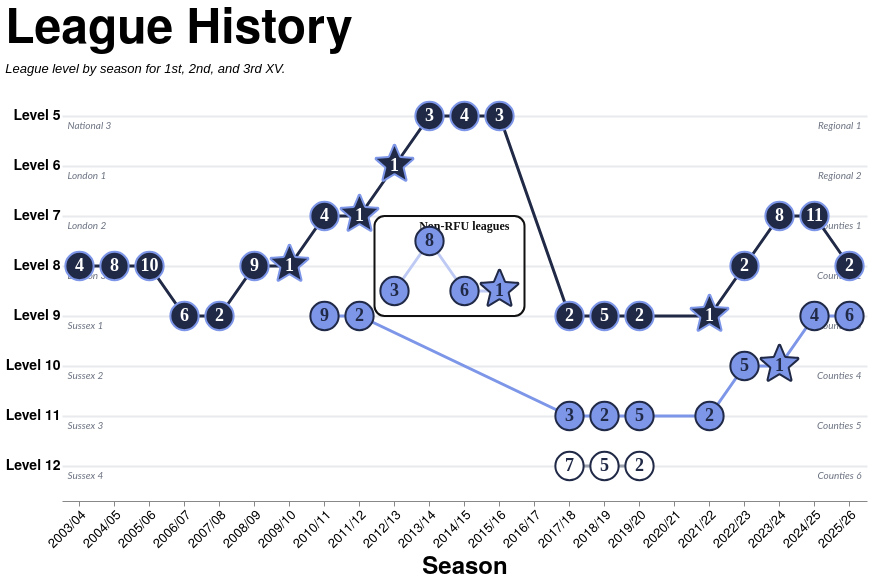

Vega-Lite specification stored for this chart:
### Vega-Lite specification from a JSON file in a GitHub repository (floating-point values rounded to 4 significant figures)
{"config": {"axis": {"labelFont": "PT Sans Narrow, Helvetica Neue, Helvetica, Arial, sans-serif", "titleFont": "PT Sans Narrow, Helvetica Neue, Helvetica, Arial, sans-serif", "labelFontSize": 13, "titleFontSize": 24, "gridColor": "#202947", "gridOpacity": 0.2, "zindex": 1}, "text": {"font": "Lato, sans-serif"}, "bar": {"cornerRadiusEnd": 5}, "header": {"labelFont": "PT Sans Narrow, Helvetica Neue, Helvetica, Arial, sans-serif", "titleFont": "PT Sans Narrow, Helvetica Neue, Helvetica, Arial, sans-serif", "labelFontSize": 24, "titleFontSize": 28, "labelFontWeight": "bold", "orient": "left"}, "legend": {"labelFont": "PT Sans Narrow, Helvetica Neue, Helvetica, Arial, sans-serif", "titleFont": "PT Sans Narrow, Helvetica Neue, Helvetica, Arial, sans-serif", "labelFontSize": 14, "titleFontSize": 16, "titlePadding": 5, "fillColor": "white", "strokeColor": "black", "padding": 10, "titleFontWeight": "lighter", "titleFontStyle": "italic", "titleColor": "gray", "offset": 10}, "title": {"font": "PT Sans Narrow, Helvetica Neue, Helvetica, Arial, sans-serif", "fontSize": 48, "fontWeight": "bold", "anchor": "start", "align": "center", "titlePadding": 20, "subtitlePadding": 10, "subtitleFontSize": 13, "subtitleColor": "", "subtitleFontStyle": "italic", "offset": 15, "color": "black"}, "axisX": {"labelAngle": 0}, "facet": {"title": null, "header": null, "align": {"row": "each", "column": "each"}, "spacing": 10}, "resolve": {"scale": {"y": "independent", "facet": "independent"}}, "background": "transparent", "scale": {"offsetBandPaddingOuter": 0.2, "offsetBandPaddingInner": 0.1}, "view": {"stroke": null, "background": "transparent"}}, "layer": [{"data": {"name": "data-2078b31029ee90658b93514e208a459c"}, "mark": {"type": "text", "align": "left", "baseline": "middle", "color": "#6b7280", "dx": -12, "dy": 10, "fontSize": 10, "fontStyle": "italic", "opacity": 1.0}, "encoding": {"text": {"field": "historic", "type": "nominal"}, "x": {"field": "left_anchor", "sort": ["2003/04", "2004/05", "2005/06", "2006/07", "2007/08", "2008/09", "2009/10", "2010/11", "2011/12", "2012/13", "2013/14", "2014/15", "2015/16", "2016/17", "2017/18", "2018/19", "2019/20", "2020/21", "2021/22", "2022/23", "2023/24", "2024/25", "2025/26"], "type": "nominal"}, "y": {"field": "level", "type": "ordinal"}}}, {"data": {"name": "data-2078b31029ee90658b93514e208a459c"}, "mark": {"type": "text", "align": "right", "baseline": "middle", "color": "#6b7280", "dx": 12, "dy": 10, "fontSize": 10, "fontStyle": "italic", "opacity": 1.0}, "encoding": {"text": {"field": "current", "type": "nominal"}, "x": {"field": "right_anchor", "sort": ["2003/04", "2004/05", "2005/06", "2006/07", "2007/08", "2008/09", "2009/10", "2010/11", "2011/12", "2012/13", "2013/14", "2014/15", "2015/16", "2016/17", "2017/18", "2018/19", "2019/20", "2020/21", "2021/22", "2022/23", "2023/24", "2024/25", "2025/26"], "type": "nominal"}, "y": {"field": "level", "type": "ordinal"}}}, {"data": {"name": "data-f916f9425b02311b5cbf6890840bb409"}, "mark": {"type": "line", "strokeWidth": 3}, "encoding": {"color": {"field": "squad", "legend": null, "scale": {"domain": ["1st", "2nd", "3rd"], "range": ["#202946", "#7d96e8", "#9ca3af"]}, "type": "nominal"}, "tooltip": [{"field": "season", "title": "Season", "type": "nominal"}, {"field": "squad", "title": "Squad", "type": "nominal"}, {"field": "league", "title": "League", "type": "nominal"}, {"field": "level_display_label", "title": "Level", "type": "nominal"}, {"field": "rank", "title": "Position", "type": "ordinal"}], "x": {"axis": {"labelAlign": "right", "labelAngle": -45, "offset": 10}, "field": "season", "scale": {"domain": ["2003/04", "2004/05", "2005/06", "2006/07", "2007/08", "2008/09", "2009/10", "2010/11", "2011/12", "2012/13", "2013/14", "2014/15", "2015/16", "2016/17", "2017/18", "2018/19", "2019/20", "2020/21", "2021/22", "2022/23", "2023/24", "2024/25", "2025/26"]}, "title": "Season", "type": "ordinal"}, "y": {"axis": {"domain": false, "grid": true, "gridColor": "#d1d5db", "gridOpacity": 0.5, "gridWidth": 2, "labelExpr": "'Level ' + datum.value", "labelFontSize": 14, "labelFontWeight": "bold", "ticks": false}, "field": "level", "title": null, "type": "ordinal"}}, "transform": [{"filter": "!(datum.is_non_rfu && datum.squad == '2nd')"}]}, {"data": {"name": "data-f916f9425b02311b5cbf6890840bb409"}, "mark": {"type": "line", "strokeWidth": 3, "yOffset": 25}, "encoding": {"color": {"field": "squad", "legend": null, "scale": {"domain": ["1st", "2nd", "3rd"], "range": ["#202946", "#7d96e8", "#9ca3af"]}, "type": "nominal"}, "tooltip": [{"field": "season", "title": "Season", "type": "nominal"}, {"field": "squad", "title": "Squad", "type": "nominal"}, {"field": "league", "title": "League", "type": "nominal"}, {"field": "level_display_label", "title": "Level", "type": "nominal"}, {"field": "rank", "title": "Position", "type": "ordinal"}], "x": {"axis": {"labelAlign": "right", "labelAngle": -45, "offset": 10}, "field": "season", "scale": {"domain": ["2003/04", "2004/05", "2005/06", "2006/07", "2007/08", "2008/09", "2009/10", "2010/11", "2011/12", "2012/13", "2013/14", "2014/15", "2015/16", "2016/17", "2017/18", "2018/19", "2019/20", "2020/21", "2021/22", "2022/23", "2023/24", "2024/25", "2025/26"]}, "title": "Season", "type": "ordinal"}, "y": {"axis": {"domain": false, "grid": true, "gridColor": "#d1d5db", "gridOpacity": 0.5, "gridWidth": 2, "labelExpr": "'Level ' + datum.value", "labelFontSize": 14, "labelFontWeight": "bold", "ticks": false}, "field": "level", "title": null, "type": "ordinal"}}, "transform": [{"filter": "datum.is_non_rfu && datum.squad == '2nd'"}]}, {"data": {"name": "data-25b8d91592a381e1b82909e6668e266d"}, "mark": {"type": "rect", "cornerRadius": 10, "fill": "white", "fillOpacity": 0.5, "stroke": "#111111", "strokeWidth": 2, "x2Offset": 25, "xOffset": -20, "y2Offset": 50, "yOffset": 0}, "encoding": {"x": {"field": "season_start", "scale": {"domain": ["2003/04", "2004/05", "2005/06", "2006/07", "2007/08", "2008/09", "2009/10", "2010/11", "2011/12", "2012/13", "2013/14", "2014/15", "2015/16", "2016/17", "2017/18", "2018/19", "2019/20", "2020/21", "2021/22", "2022/23", "2023/24", "2024/25", "2025/26"]}, "type": "ordinal"}, "x2": {"field": "season_end"}, "y": {"field": "level_start", "type": "ordinal"}, "y2": {"field": "level_end"}}}, {"data": {"name": "data-25b8d91592a381e1b82909e6668e266d"}, "mark": {"type": "text", "align": "right", "baseline": "top", "color": "#111111", "dx": 10, "dy": 5, "font": "PT Sans Narrow", "fontSize": 12, "fontWeight": "bold"}, "encoding": {"text": {"field": "label", "type": "nominal"}, "x": {"field": "season_end", "scale": {"domain": ["2003/04", "2004/05", "2005/06", "2006/07", "2007/08", "2008/09", "2009/10", "2010/11", "2011/12", "2012/13", "2013/14", "2014/15", "2015/16", "2016/17", "2017/18", "2018/19", "2019/20", "2020/21", "2021/22", "2022/23", "2023/24", "2024/25", "2025/26"]}, "type": "ordinal"}, "y": {"field": "level_start", "type": "ordinal"}}}, {"data": {"name": "data-f916f9425b02311b5cbf6890840bb409"}, "mark": {"type": "point", "filled": true, "opacity": 1, "size": 800, "strokeWidth": 2}, "encoding": {"color": {"field": "squad", "legend": null, "scale": {"domain": ["1st", "2nd", "3rd"], "range": ["#202946", "#7d96e8", "#9ca3af"]}, "type": "nominal"}, "fill": {"condition": {"test": "datum.squad == '3rd'", "value": "#ffffff"}, "field": "squad", "legend": null, "scale": {"domain": ["1st", "2nd", "3rd"], "range": ["#202946", "#7d96e8", "#9ca3af"]}, "type": "nominal"}, "shape": {"field": "marker_shape", "legend": null, "scale": null, "type": "nominal"}, "stroke": {"condition": {"test": "datum.squad == '1st'", "value": "#7d96e8"}, "value": "#202946"}, "tooltip": [{"field": "season", "title": "Season", "type": "nominal"}, {"field": "squad", "title": "Squad", "type": "nominal"}, {"field": "league", "title": "League", "type": "nominal"}, {"field": "level_display_label", "title": "Level", "type": "nominal"}, {"field": "rank", "title": "Position", "type": "ordinal"}], "x": {"axis": {"labelAlign": "right", "labelAngle": -45, "offset": 10}, "field": "season", "scale": {"domain": ["2003/04", "2004/05", "2005/06", "2006/07", "2007/08", "2008/09", "2009/10", "2010/11", "2011/12", "2012/13", "2013/14", "2014/15", "2015/16", "2016/17", "2017/18", "2018/19", "2019/20", "2020/21", "2021/22", "2022/23", "2023/24", "2024/25", "2025/26"]}, "title": "Season", "type": "ordinal"}, "y": {"axis": {"domain": false, "grid": true, "gridColor": "#d1d5db", "gridOpacity": 0.5, "gridWidth": 2, "labelExpr": "'Level ' + datum.value", "labelFontSize": 14, "labelFontWeight": "bold", "ticks": false}, "field": "level", "title": null, "type": "ordinal"}}, "transform": [{"filter": "!(datum.is_non_rfu && datum.squad == '2nd')"}]}, {"data": {"name": "data-f916f9425b02311b5cbf6890840bb409"}, "mark": {"type": "point", "filled": true, "opacity": 1, "size": 800, "strokeWidth": 2, "yOffset": 25}, "encoding": {"color": {"field": "squad", "legend": null, "scale": {"domain": ["1st", "2nd", "3rd"], "range": ["#202946", "#7d96e8", "#9ca3af"]}, "type": "nominal"}, "fill": {"condition": {"test": "datum.squad == '3rd'", "value": "#ffffff"}, "field": "squad", "legend": null, "scale": {"domain": ["1st", "2nd", "3rd"], "range": ["#202946", "#7d96e8", "#9ca3af"]}, "type": "nominal"}, "shape": {"field": "marker_shape", "legend": null, "scale": null, "type": "nominal"}, "stroke": {"condition": {"test": "datum.squad == '1st'", "value": "#7d96e8"}, "value": "#202946"}, "tooltip": [{"field": "season", "title": "Season", "type": "nominal"}, {"field": "squad", "title": "Squad", "type": "nominal"}, {"field": "league", "title": "League", "type": "nominal"}, {"field": "level_display_label", "title": "Level", "type": "nominal"}, {"field": "rank", "title": "Position", "type": "ordinal"}], "x": {"axis": {"labelAlign": "right", "labelAngle": -45, "offset": 10}, "field": "season", "scale": {"domain": ["2003/04", "2004/05", "2005/06", "2006/07", "2007/08", "2008/09", "2009/10", "2010/11", "2011/12", "2012/13", "2013/14", "2014/15", "2015/16", "2016/17", "2017/18", "2018/19", "2019/20", "2020/21", "2021/22", "2022/23", "2023/24", "2024/25", "2025/26"]}, "title": "Season", "type": "ordinal"}, "y": {"axis": {"domain": false, "grid": true, "gridColor": "#d1d5db", "gridOpacity": 0.5, "gridWidth": 2, "labelExpr": "'Level ' + datum.value", "labelFontSize": 14, "labelFontWeight": "bold", "ticks": false}, "field": "level", "title": null, "type": "ordinal"}}, "transform": [{"filter": "datum.is_non_rfu && datum.squad == '2nd'"}]}, {"data": {"name": "data-f916f9425b02311b5cbf6890840bb409"}, "mark": {"type": "text", "font": "PT Sans Narrow", "fontSize": 18, "fontWeight": "bold"}, "encoding": {"color": {"field": "rank_text_color", "legend": null, "scale": null, "type": "nominal"}, "text": {"field": "rank_label", "type": "nominal"}, "tooltip": [{"field": "season", "title": "Season", "type": "nominal"}, {"field": "squad", "title": "Squad", "type": "nominal"}, {"field": "league", "title": "League", "type": "nominal"}, {"field": "level_display_label", "title": "Level", "type": "nominal"}, {"field": "rank", "title": "Position", "type": "ordinal"}], "x": {"axis": {"labelAlign": "right", "labelAngle": -45, "offset": 10}, "field": "season", "scale": {"domain": ["2003/04", "2004/05", "2005/06", "2006/07", "2007/08", "2008/09", "2009/10", "2010/11", "2011/12", "2012/13", "2013/14", "2014/15", "2015/16", "2016/17", "2017/18", "2018/19", "2019/20", "2020/21", "2021/22", "2022/23", "2023/24", "2024/25", "2025/26"]}, "title": "Season", "type": "ordinal"}, "y": {"axis": {"domain": false, "grid": true, "gridColor": "#d1d5db", "gridOpacity": 0.5, "gridWidth": 2, "labelExpr": "'Level ' + datum.value", "labelFontSize": 14, "labelFontWeight": "bold", "ticks": false}, "field": "level", "title": null, "type": "ordinal"}}, "transform": [{"filter": "!(datum.is_non_rfu && datum.squad == '2nd')"}]}, {"data": {"name": "data-f916f9425b02311b5cbf6890840bb409"}, "mark": {"type": "text", "font": "PT Sans Narrow", "fontSize": 18, "fontWeight": "bold", "yOffset": 25}, "encoding": {"color": {"field": "rank_text_color", "legend": null, "scale": null, "type": "nominal"}, "text": {"field": "rank_label", "type": "nominal"}, "tooltip": [{"field": "season", "title": "Season", "type": "nominal"}, {"field": "squad", "title": "Squad", "type": "nominal"}, {"field": "league", "title": "League", "type": "nominal"}, {"field": "level_display_label", "title": "Level", "type": "nominal"}, {"field": "rank", "title": "Position", "type": "ordinal"}], "x": {"axis": {"labelAlign": "right", "labelAngle": -45, "offset": 10}, "field": "season", "scale": {"domain": ["2003/04", "2004/05", "2005/06", "2006/07", "2007/08", "2008/09", "2009/10", "2010/11", "2011/12", "2012/13", "2013/14", "2014/15", "2015/16", "2016/17", "2017/18", "2018/19", "2019/20", "2020/21", "2021/22", "2022/23", "2023/24", "2024/25", "2025/26"]}, "title": "Season", "type": "ordinal"}, "y": {"axis": {"domain": false, "grid": true, "gridColor": "#d1d5db", "gridOpacity": 0.5, "gridWidth": 2, "labelExpr": "'Level ' + datum.value", "labelFontSize": 14, "labelFontWeight": "bold", "ticks": false}, "field": "level", "title": null, "type": "ordinal"}}, "transform": [{"filter": "datum.is_non_rfu && datum.squad == '2nd'"}]}], "height": {"step": 50}, "resolve": {"scale": {"color": "independent"}}, "title": {"text": "League History", "subtitle": "League level by season for 1st, 2nd, and 3rd XV."}, "width": {"step": 35}, "$schema": "https://vega.github.io/schema/vega-lite/v5.20.1.json", "datasets": {"data-2078b31029ee90658b93514e208a459c": [{"level": 5, "historic": "National 3", "current": "Regional 1", "left_anchor": "2003/04", "right_anchor": "2025/26"}, {"level": 6, "historic": "London 1", "current": "Regional 2", "left_anchor": "2003/04", "right_anchor": "2025/26"}, {"level": 7, "historic": "London 2", "current": "Counties 1", "left_anchor": "2003/04", "right_anchor": "2025/26"}, {"level": 8, "historic": "London 3", "current": "Counties 2", "left_anchor": "2003/04", "right_anchor": "2025/26"}, {"level": 9, "historic": "Sussex 1", "current": "Counties 3", "left_anchor": "2003/04", "right_anchor": "2025/26"}, {"level": 10, "historic": "Sussex 2", "current": "Counties 4", "left_anchor": "2003/04", "right_anchor": "2025/26"}, {"level": 11, "historic": "Sussex 3", "current": "Counties 5", "left_anchor": "2003/04", "right_anchor": "2025/26"}, {"level": 12, "historic": "Sussex 4", "current": "Counties 6", "left_anchor": "2003/04", "right_anchor": "2025/26"}], "data-f916f9425b02311b5cbf6890840bb409": [{"season": "2003/04", "season_start_year": 2003, "squad": "1st", "league": "London 4 South East", "level": 8, "rank": 4, "is_non_rfu": false, "is_no_league": false, "is_special": false, "marker_shape": "circle", "rank_label": "4", "rank_text_color": "#ffffff", "special_label": "", "level_display_label": "Level 8"}, {"season": "2004/05", "season_start_year": 2004, "squad": "1st", "league": "London 4 South East", "level": 8, "rank": 8, "is_non_rfu": false, "is_no_league": false, "is_special": false, "marker_shape": "circle", "rank_label": "8", "rank_text_color": "#ffffff", "special_label": "", "level_display_label": "Level 8"}, {"season": "2005/06", "season_start_year": 2005, "squad": "1st", "league": "London 4 South East", "level": 8, "rank": 10, "is_non_rfu": false, "is_no_league": false, "is_special": false, "marker_shape": "circle", "rank_label": "10", "rank_text_color": "#ffffff", "special_label": "", "level_display_label": "Level 8"}, {"season": "2006/07", "season_start_year": 2006, "squad": "1st", "league": "Sussex 1", "level": 9, "rank": 6, "is_non_rfu": false, "is_no_league": false, "is_special": false, "marker_shape": "circle", "rank_label": "6", "rank_text_color": "#ffffff", "special_label": "", "level_display_label": "Level 9"}, {"season": "2007/08", "season_start_year": 2007, "squad": "1st", "league": "Sussex 1", "level": 9, "rank": 2, "is_non_rfu": false, "is_no_league": false, "is_special": false, "marker_shape": "circle", "rank_label": "2", "rank_text_color": "#ffffff", "special_label": "", "level_display_label": "Level 9"}, {"season": "2008/09", "season_start_year": 2008, "squad": "1st", "league": "London 4 South East", "level": 8, "rank": 9, "is_non_rfu": false, "is_no_league": false, "is_special": false, "marker_shape": "circle", "rank_label": "9", "rank_text_color": "#ffffff", "special_label": "", "level_display_label": "Level 8"}, {"season": "2009/10", "season_start_year": 2009, "squad": "1st", "league": "London 3 South East", "level": 8, "rank": 1, "is_non_rfu": false, "is_no_league": false, "is_special": false, "marker_shape": "M-.1041-1.3497-.0786-1.4111-.0554-1.4668C-.0349-1.5161.0349-1.5161.0554-1.4668L.0786-1.4111.1041-1.3497.1083-1.3396.3827-.6799C.3913-.6591.4109-.645.4333-.6432L1.1455-.5861 1.1563-.5852 1.2226-.5799 1.2828-.5751C1.336-.5708 1.3576-.5044 1.317-.4697L1.2712-.4304 1.2207-.3871 1.2124-.3801.6698.0847C.6527.0994.6453.1223.6505.1442L.8162.8392.8188.8498.8342.9145.8482.9732C.8606 1.0251.8041 1.0661.7586 1.0383L.7071 1.0069.6503.9722.641.9665.0313.5941C.0121.5824-.0121.5824-.0313.5941L-.641.9665-.6503.9722-.707 1.0069-.7585 1.0383C-.8041 1.0661-.8606 1.0251-.8482.9732L-.8342.9145-.8187.8498-.8162.8392-.6504.1442C-.6452.1223-.6527.0994-.6698.0847L-1.2124-.3801-1.2206-.3871-1.2712-.4304-1.317-.4697C-1.3575-.5044-1.336-.5708-1.2828-.5751L-1.2226-.5799-1.1563-.5852-1.1454-.5861-.4333-.6432C-.4108-.645-.3913-.6592-.3827-.6799L-.1083-1.3396-.1041-1.3497Z", "rank_label": "1", "rank_text_color": "#ffffff", "special_label": "", "level_display_label": "Level 8"}, {"season": "2010/11", "season_start_year": 2010, "squad": "1st", "league": "London 2 South East", "level": 7, "rank": 4, "is_non_rfu": false, "is_no_league": false, "is_special": false, "marker_shape": "circle", "rank_label": "4", "rank_text_color": "#ffffff", "special_label": "", "level_display_label": "Level 7"}, {"season": "2010/11", "season_start_year": 2010, "squad": "2nd", "league": "Sussex Spitfire 1", "level": 9, "rank": 9, "is_non_rfu": false, "is_no_league": false, "is_special": false, "marker_shape": "circle", "rank_label": "9", "rank_text_color": "#202946", "special_label": "", "level_display_label": "Level 9"}, {"season": "2011/12", "season_start_year": 2011, "squad": "1st", "league": "London 2 South East", "level": 7, "rank": 1, "is_non_rfu": false, "is_no_league": false, "is_special": false, "marker_shape": "M-.1041-1.3497-.0786-1.4111-.0554-1.4668C-.0349-1.5161.0349-1.5161.0554-1.4668L.0786-1.4111.1041-1.3497.1083-1.3396.3827-.6799C.3913-.6591.4109-.645.4333-.6432L1.1455-.5861 1.1563-.5852 1.2226-.5799 1.2828-.5751C1.336-.5708 1.3576-.5044 1.317-.4697L1.2712-.4304 1.2207-.3871 1.2124-.3801.6698.0847C.6527.0994.6453.1223.6505.1442L.8162.8392.8188.8498.8342.9145.8482.9732C.8606 1.0251.8041 1.0661.7586 1.0383L.7071 1.0069.6503.9722.641.9665.0313.5941C.0121.5824-.0121.5824-.0313.5941L-.641.9665-.6503.9722-.707 1.0069-.7585 1.0383C-.8041 1.0661-.8606 1.0251-.8482.9732L-.8342.9145-.8187.8498-.8162.8392-.6504.1442C-.6452.1223-.6527.0994-.6698.0847L-1.2124-.3801-1.2206-.3871-1.2712-.4304-1.317-.4697C-1.3575-.5044-1.336-.5708-1.2828-.5751L-1.2226-.5799-1.1563-.5852-1.1454-.5861-.4333-.6432C-.4108-.645-.3913-.6592-.3827-.6799L-.1083-1.3396-.1041-1.3497Z", "rank_label": "1", "rank_text_color": "#ffffff", "special_label": "", "level_display_label": "Level 7"}, {"season": "2011/12", "season_start_year": 2011, "squad": "2nd", "league": "Sussex Spitfire 1", "level": 9, "rank": 2, "is_non_rfu": false, "is_no_league": false, "is_special": false, "marker_shape": "circle", "rank_label": "2", "rank_text_color": "#202946", "special_label": "", "level_display_label": "Level 9"}, {"season": "2012/13", "season_start_year": 2012, "squad": "1st", "league": "London 1 South", "level": 6, "rank": 1, "is_non_rfu": false, "is_no_league": false, "is_special": false, "marker_shape": "M-.1041-1.3497-.0786-1.4111-.0554-1.4668C-.0349-1.5161.0349-1.5161.0554-1.4668L.0786-1.4111.1041-1.3497.1083-1.3396.3827-.6799C.3913-.6591.4109-.645.4333-.6432L1.1455-.5861 1.1563-.5852 1.2226-.5799 1.2828-.5751C1.336-.5708 1.3576-.5044 1.317-.4697L1.2712-.4304 1.2207-.3871 1.2124-.3801.6698.0847C.6527.0994.6453.1223.6505.1442L.8162.8392.8188.8498.8342.9145.8482.9732C.8606 1.0251.8041 1.0661.7586 1.0383L.7071 1.0069.6503.9722.641.9665.0313.5941C.0121.5824-.0121.5824-.0313.5941L-.641.9665-.6503.9722-.707 1.0069-.7585 1.0383C-.8041 1.0661-.8606 1.0251-.8482.9732L-.8342.9145-.8187.8498-.8162.8392-.6504.1442C-.6452.1223-.6527.0994-.6698.0847L-1.2124-.3801-1.2206-.3871-1.2712-.4304-1.317-.4697C-1.3575-.5044-1.336-.5708-1.2828-.5751L-1.2226-.5799-1.1563-.5852-1.1454-.5861-.4333-.6432C-.4108-.645-.3913-.6592-.3827-.6799L-.1083-1.3396-.1041-1.3497Z", "rank_label": "1", "rank_text_color": "#ffffff", "special_label": "", "level_display_label": "Level 6"}, {"season": "2012/13", "season_start_year": 2012, "squad": "2nd", "league": "Raging Bull Shield 3 South", "level": 8, "rank": 3, "is_non_rfu": true, "is_no_league": false, "is_special": true, "marker_shape": "circle", "rank_label": "3", "rank_text_color": "#202946", "special_label": "Non-RFU league", "level_display_label": "Non-RFU league"}, {"season": "2013/14", "season_start_year": 2013, "squad": "1st", "league": "National League 3 London & SE", "level": 5, "rank": 3, "is_non_rfu": false, "is_no_league": false, "is_special": false, "marker_shape": "circle", "rank_label": "3", "rank_text_color": "#ffffff", "special_label": "", "level_display_label": "Level 5"}, {"season": "2013/14", "season_start_year": 2013, "squad": "2nd", "league": "Raging Bull Shield 2 South", "level": 7, "rank": 8, "is_non_rfu": true, "is_no_league": false, "is_special": true, "marker_shape": "circle", "rank_label": "8", "rank_text_color": "#202946", "special_label": "Non-RFU league", "level_display_label": "Non-RFU league"}, {"season": "2014/15", "season_start_year": 2014, "squad": "1st", "league": "National League 3 London & SE", "level": 5, "rank": 4, "is_non_rfu": false, "is_no_league": false, "is_special": false, "marker_shape": "circle", "rank_label": "4", "rank_text_color": "#ffffff", "special_label": "", "level_display_label": "Level 5"}, {"season": "2014/15", "season_start_year": 2014, "squad": "2nd", "league": "Raging Bull Shield 3", "level": 8, "rank": 6, "is_non_rfu": true, "is_no_league": false, "is_special": true, "marker_shape": "circle", "rank_label": "6", "rank_text_color": "#202946", "special_label": "Non-RFU league", "level_display_label": "Non-RFU league"}, {"season": "2015/16", "season_start_year": 2015, "squad": "1st", "league": "National League 3 London & SE", "level": 5, "rank": 3, "is_non_rfu": false, "is_no_league": false, "is_special": false, "marker_shape": "circle", "rank_label": "3", "rank_text_color": "#ffffff", "special_label": "", "level_display_label": "Level 5"}, {"season": "2015/16", "season_start_year": 2015, "squad": "2nd", "league": "Raging Bull Shield 3 Conference 1", "level": 8, "rank": 1, "is_non_rfu": true, "is_no_league": false, "is_special": true, "marker_shape": "M-.1041-1.3497-.0786-1.4111-.0554-1.4668C-.0349-1.5161.0349-1.5161.0554-1.4668L.0786-1.4111.1041-1.3497.1083-1.3396.3827-.6799C.3913-.6591.4109-.645.4333-.6432L1.1455-.5861 1.1563-.5852 1.2226-.5799 1.2828-.5751C1.336-.5708 1.3576-.5044 1.317-.4697L1.2712-.4304 1.2207-.3871 1.2124-.3801.6698.0847C.6527.0994.6453.1223.6505.1442L.8162.8392.8188.8498.8342.9145.8482.9732C.8606 1.0251.8041 1.0661.7586 1.0383L.7071 1.0069.6503.9722.641.9665.0313.5941C.0121.5824-.0121.5824-.0313.5941L-.641.9665-.6503.9722-.707 1.0069-.7585 1.0383C-.8041 1.0661-.8606 1.0251-.8482.9732L-.8342.9145-.8187.8498-.8162.8392-.6504.1442C-.6452.1223-.6527.0994-.6698.0847L-1.2124-.3801-1.2206-.3871-1.2712-.4304-1.317-.4697C-1.3575-.5044-1.336-.5708-1.2828-.5751L-1.2226-.5799-1.1563-.5852-1.1454-.5861-.4333-.6432C-.4108-.645-.3913-.6592-.3827-.6799L-.1083-1.3396-.1041-1.3497Z", "rank_label": "1", "rank_text_color": "#202946", "special_label": "Non-RFU league", "level_display_label": "Non-RFU league"}, {"season": "2017/18", "season_start_year": 2017, "squad": "1st", "league": "Harvey's of Sussex 1", "level": 9, "rank": 2, "is_non_rfu": false, "is_no_league": false, "is_special": false, "marker_shape": "circle", "rank_label": "2", "rank_text_color": "#ffffff", "special_label": "", "level_display_label": "Level 9"}, {"season": "2017/18", "season_start_year": 2017, "squad": "2nd", "league": "Sussex 3 \"Forwards Choice\"", "level": 11, "rank": 3, "is_non_rfu": false, "is_no_league": false, "is_special": false, "marker_shape": "circle", "rank_label": "3", "rank_text_color": "#202946", "special_label": "", "level_display_label": "Level 11"}, {"season": "2017/18", "season_start_year": 2017, "squad": "3rd", "league": "Sussex 4 East \"Bonfire Boy\"", "level": 12, "rank": 7, "is_non_rfu": false, "is_no_league": false, "is_special": false, "marker_shape": "circle", "rank_label": "7", "rank_text_color": "#202946", "special_label": "", "level_display_label": "Level 12"}, {"season": "2018/19", "season_start_year": 2018, "squad": "1st", "league": "Harvey's of Sussex 1", "level": 9, "rank": 5, "is_non_rfu": false, "is_no_league": false, "is_special": false, "marker_shape": "circle", "rank_label": "5", "rank_text_color": "#ffffff", "special_label": "", "level_display_label": "Level 9"}, {"season": "2018/19", "season_start_year": 2018, "squad": "2nd", "league": "Sussex 3 East \"Bonfire Boy\"", "level": 11, "rank": 2, "is_non_rfu": false, "is_no_league": false, "is_special": false, "marker_shape": "circle", "rank_label": "2", "rank_text_color": "#202946", "special_label": "", "level_display_label": "Level 11"}, {"season": "2018/19", "season_start_year": 2018, "squad": "3rd", "league": "Sussex 4 East \"Albion Ale\"", "level": 12, "rank": 5, "is_non_rfu": false, "is_no_league": false, "is_special": false, "marker_shape": "circle", "rank_label": "5", "rank_text_color": "#202946", "special_label": "", "level_display_label": "Level 12"}, {"season": "2019/20", "season_start_year": 2019, "squad": "1st", "league": "Harvey's of Sussex 1", "level": 9, "rank": 2, "is_non_rfu": false, "is_no_league": false, "is_special": false, "marker_shape": "circle", "rank_label": "2", "rank_text_color": "#ffffff", "special_label": "", "level_display_label": "Level 9"}, {"season": "2019/20", "season_start_year": 2019, "squad": "2nd", "league": "Sussex 3 East", "level": 11, "rank": 5, "is_non_rfu": false, "is_no_league": false, "is_special": false, "marker_shape": "circle", "rank_label": "5", "rank_text_color": "#202946", "special_label": "", "level_display_label": "Level 11"}, {"season": "2019/20", "season_start_year": 2019, "squad": "3rd", "league": "Sussex 4", "level": 12, "rank": 2, "is_non_rfu": false, "is_no_league": false, "is_special": false, "marker_shape": "circle", "rank_label": "2", "rank_text_color": "#202946", "special_label": "", "level_display_label": "Level 12"}, {"season": "2021/22", "season_start_year": 2021, "squad": "1st", "league": "Harvey's of Sussex 1", "level": 9, "rank": 1, "is_non_rfu": false, "is_no_league": false, "is_special": false, "marker_shape": "M-.1041-1.3497-.0786-1.4111-.0554-1.4668C-.0349-1.5161.0349-1.5161.0554-1.4668L.0786-1.4111.1041-1.3497.1083-1.3396.3827-.6799C.3913-.6591.4109-.645.4333-.6432L1.1455-.5861 1.1563-.5852 1.2226-.5799 1.2828-.5751C1.336-.5708 1.3576-.5044 1.317-.4697L1.2712-.4304 1.2207-.3871 1.2124-.3801.6698.0847C.6527.0994.6453.1223.6505.1442L.8162.8392.8188.8498.8342.9145.8482.9732C.8606 1.0251.8041 1.0661.7586 1.0383L.7071 1.0069.6503.9722.641.9665.0313.5941C.0121.5824-.0121.5824-.0313.5941L-.641.9665-.6503.9722-.707 1.0069-.7585 1.0383C-.8041 1.0661-.8606 1.0251-.8482.9732L-.8342.9145-.8187.8498-.8162.8392-.6504.1442C-.6452.1223-.6527.0994-.6698.0847L-1.2124-.3801-1.2206-.3871-1.2712-.4304-1.317-.4697C-1.3575-.5044-1.336-.5708-1.2828-.5751L-1.2226-.5799-1.1563-.5852-1.1454-.5861-.4333-.6432C-.4108-.645-.3913-.6592-.3827-.6799L-.1083-1.3396-.1041-1.3497Z", "rank_label": "1", "rank_text_color": "#ffffff", "special_label": "", "level_display_label": "Level 9"}, {"season": "2021/22", "season_start_year": 2021, "squad": "2nd", "league": "Harvey's Olympia Sussex 3 Central", "level": 11, "rank": 2, "is_non_rfu": false, "is_no_league": false, "is_special": false, "marker_shape": "circle", "rank_label": "2", "rank_text_color": "#202946", "special_label": "", "level_display_label": "Level 11"}, {"season": "2022/23", "season_start_year": 2022, "squad": "1st", "league": "Counties 2 Sussex", "level": 8, "rank": 2, "is_non_rfu": false, "is_no_league": false, "is_special": false, "marker_shape": "circle", "rank_label": "2", "rank_text_color": "#ffffff", "special_label": "", "level_display_label": "Level 8"}, {"season": "2022/23", "season_start_year": 2022, "squad": "2nd", "league": "Harvey's Wharf IPA Counties 4 Sussex", "level": 10, "rank": 5, "is_non_rfu": false, "is_no_league": false, "is_special": false, "marker_shape": "circle", "rank_label": "5", "rank_text_color": "#202946", "special_label": "", "level_display_label": "Level 10"}, {"season": "2023/24", "season_start_year": 2023, "squad": "1st", "league": "Counties 1 Surrey/Sussex", "level": 7, "rank": 8, "is_non_rfu": false, "is_no_league": false, "is_special": false, "marker_shape": "circle", "rank_label": "8", "rank_text_color": "#ffffff", "special_label": "", "level_display_label": "Level 7"}, {"season": "2023/24", "season_start_year": 2023, "squad": "2nd", "league": "Harvey's Wharf IPA Counties 4 Sussex East", "level": 10, "rank": 1, "is_non_rfu": false, "is_no_league": false, "is_special": false, "marker_shape": "M-.1041-1.3497-.0786-1.4111-.0554-1.4668C-.0349-1.5161.0349-1.5161.0554-1.4668L.0786-1.4111.1041-1.3497.1083-1.3396.3827-.6799C.3913-.6591.4109-.645.4333-.6432L1.1455-.5861 1.1563-.5852 1.2226-.5799 1.2828-.5751C1.336-.5708 1.3576-.5044 1.317-.4697L1.2712-.4304 1.2207-.3871 1.2124-.3801.6698.0847C.6527.0994.6453.1223.6505.1442L.8162.8392.8188.8498.8342.9145.8482.9732C.8606 1.0251.8041 1.0661.7586 1.0383L.7071 1.0069.6503.9722.641.9665.0313.5941C.0121.5824-.0121.5824-.0313.5941L-.641.9665-.6503.9722-.707 1.0069-.7585 1.0383C-.8041 1.0661-.8606 1.0251-.8482.9732L-.8342.9145-.8187.8498-.8162.8392-.6504.1442C-.6452.1223-.6527.0994-.6698.0847L-1.2124-.3801-1.2206-.3871-1.2712-.4304-1.317-.4697C-1.3575-.5044-1.336-.5708-1.2828-.5751L-1.2226-.5799-1.1563-.5852-1.1454-.5861-.4333-.6432C-.4108-.645-.3913-.6592-.3827-.6799L-.1083-1.3396-.1041-1.3497Z", "rank_label": "1", "rank_text_color": "#202946", "special_label": "", "level_display_label": "Level 10"}, {"season": "2024/25", "season_start_year": 2024, "squad": "1st", "league": "Counties 1 Surrey/Sussex", "level": 7, "rank": 11, "is_non_rfu": false, "is_no_league": false, "is_special": false, "marker_shape": "circle", "rank_label": "11", "rank_text_color": "#ffffff", "special_label": "", "level_display_label": "Level 7"}, {"season": "2024/25", "season_start_year": 2024, "squad": "2nd", "league": "Harvey's Brewery Counties 3 Sussex", "level": 9, "rank": 4, "is_non_rfu": false, "is_no_league": false, "is_special": false, "marker_shape": "circle", "rank_label": "4", "rank_text_color": "#202946", "special_label": "", "level_display_label": "Level 9"}, {"season": "2025/26", "season_start_year": 2025, "squad": "1st", "league": "Counties 2 Sussex", "level": 8, "rank": 2, "is_non_rfu": false, "is_no_league": false, "is_special": false, "marker_shape": "circle", "rank_label": "2", "rank_text_color": "#ffffff", "special_label": "", "level_display_label": "Level 8"}, {"season": "2025/26", "season_start_year": 2025, "squad": "2nd", "league": "Harvey's Brewery Counties 3 Sussex", "level": 9, "rank": 6, "is_non_rfu": false, "is_no_league": false, "is_special": false, "marker_shape": "circle", "rank_label": "6", "rank_text_color": "#202946", "special_label": "", "level_display_label": "Level 9"}], "data-25b8d91592a381e1b82909e6668e266d": [{"season_start": "2012/13", "season_end": "2015/16", "level_start": 7, "level_end": 8, "label": "Non-RFU leagues"}]}}
